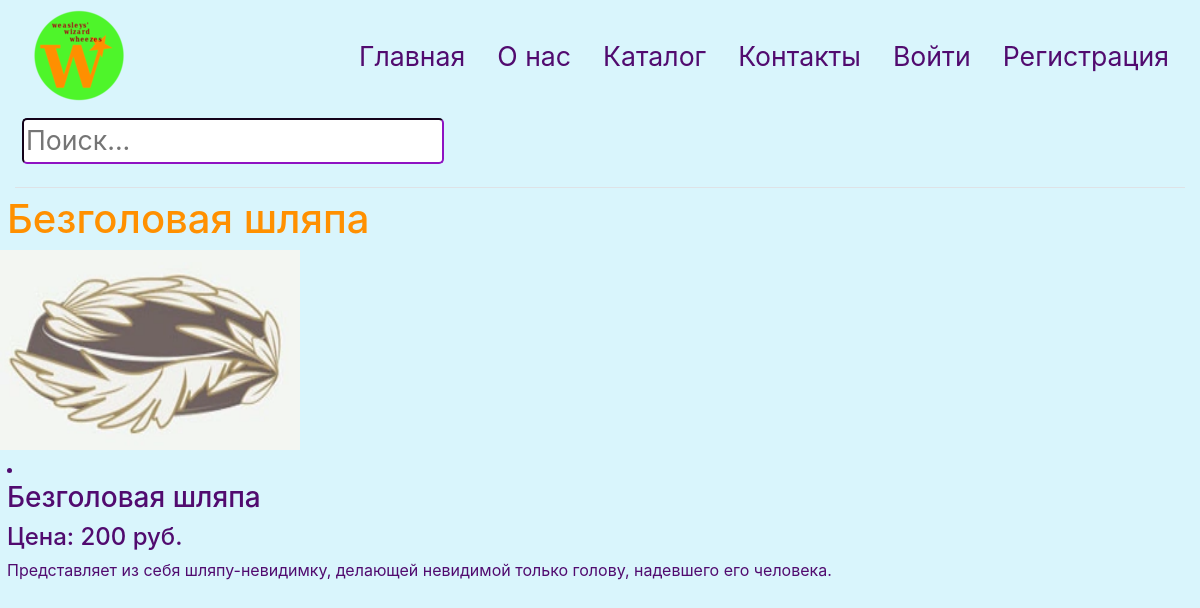
Page /product/1 on the committed database.
### data/products.py (models this page shows)
class Products(SqlAlchemyBase):
    __tablename__ = 'products'
    id = sqlalchemy.Column(sqlalchemy.Integer, primary_key=True, autoincrement=True)
    title = sqlalchemy.Column(sqlalchemy.String, nullable=True)
    description = sqlalchemy.Column(sqlalchemy.String, nullable=True)
    photos = sqlalchemy.Column(sqlalchemy.String, nullable=True)
    cost = sqlalchemy.Column(sqlalchemy.Integer, nullable=True)
    created_date = sqlalchemy.Column(sqlalchemy.DateTime, default=datetime.datetime.now)
    category = sqlalchemy.Column(sqlalchemy.String, sqlalchemy.ForeignKey("category.id"))
    users = orm.relationship("User", secondary="association", backref="users")

### main.py (the view)
@app.route('/product/<id>')
def product(id):
    db_sess = db_session.create_session()
    product = db_sess.query(Products).get(id)
    return render_template('product.html', product=product)

### data/db_session.py (called while the page is built)
def create_session() -> Session:
    global __factory
    return __factory()

### templates/product.html (shortened to what this page needs)
{% extends 'base.html' %}
{% block content%}
<h1 class="orange-text">{{ product.title }}</h1>
{% if product.photos %}
    <a><img width="300" height="200" src={{ url_for('static', filename=product.photos.split(';')[0])}} alt="здесь
        должна была быть картинка, но не нашлась"></a>
    {% endif %}
    <li class="purple-text"><h3>{{ product.title }}</h3></li>
    <h4 class="purple-text">Цена: {{ product.cost }} руб.</h4>
    <p class="purple-text">{{ product.description }}</p>
{% endblock%}

### static/css/style.css (style rules this page uses)
.purple-text { color: #510B6F; margin: 7px 7px 7px 7px; }
.back { background-color: #D9F5FC; }
.orange-text { color: #ff9000; margin: 7px 7px 7px 7px; }

### rows in the picture
Products: title "Безголовая шляпа", photos (picture), cost "200", description "Представляет из себя шляпу-невидимку, делающей невидимой только голову, надевшего его человека."
